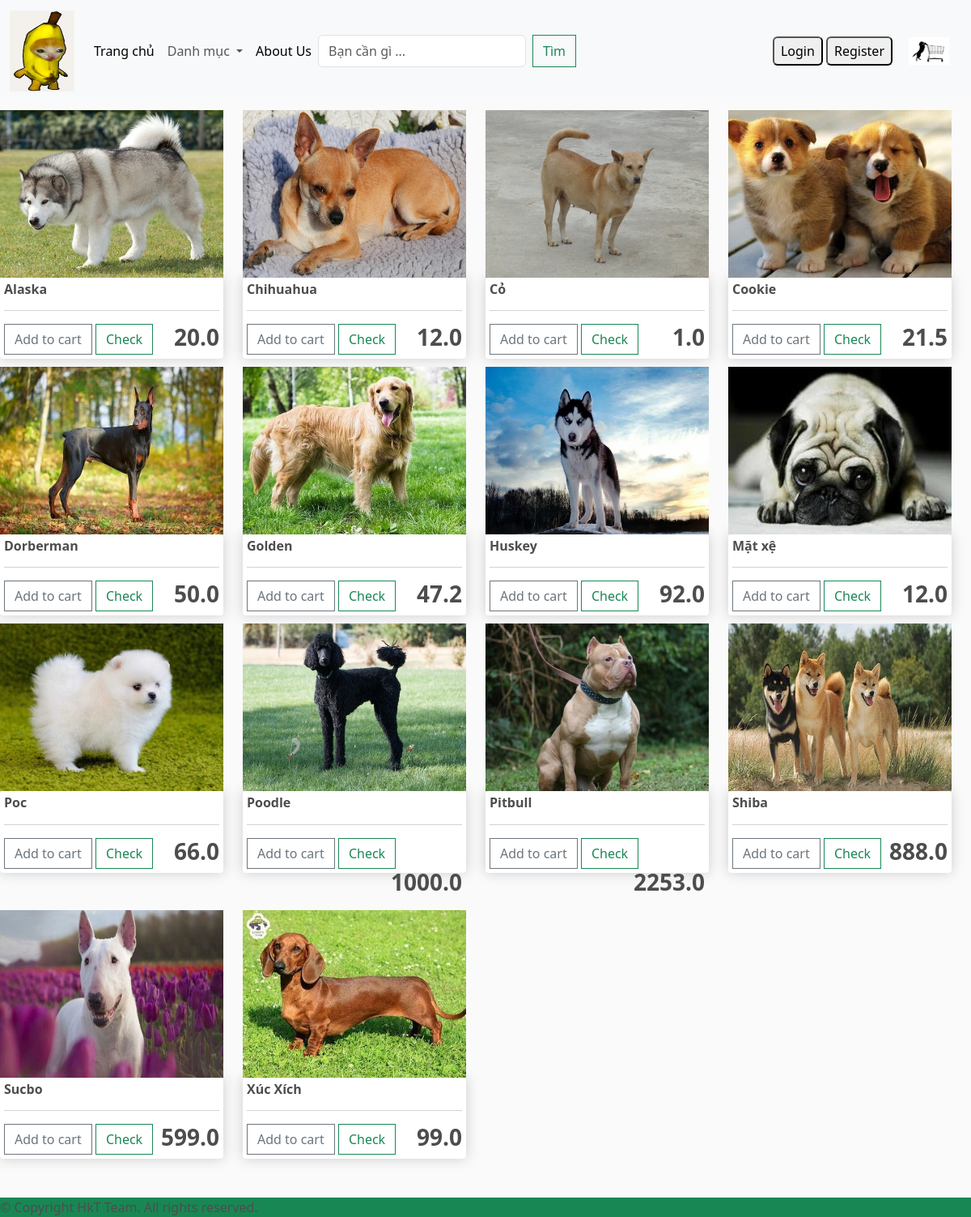
Screenshot of /category/?category=1 with the database file from the repository.
### app/models.py (models this page shows, shortened)
class Product(models.Model):
    category = models.ManyToManyField(Category,related_name='product')
    name = models.CharField(max_length=200, null=True)
    price = models.FloatField()
    digital = models.BooleanField(default=False, null=True, blank=False)
    image = models.ImageField(null=True, blank=True)
    detail = models.TextField(null=True, blank=True)

### app/views.py (the view)
# urls.py: path('category/', views.category, name="category"),
def category(request):
    categoreies = Category.objects.filter(is_sub =False)
    active_category = request.GET.get('category','')
    if active_category:
        products = Product.objects.filter(category__slug = active_category)
    context = {'categories':categoreies,'products':products,'active_category':active_category}
    return render(request,'app/category.html',context)

### app/templates/app/category.html (shortened to what this page needs)
{% extends 'app/base.html' %}
{% load static %}
    {% block register %}
    <div class="row" style="width:100%">
      {%for product in products %}
      <div class="col-lg-3">
        <img class="img-fluid" src="{{product.image.url}}" >
        <div class="box-element produt">
          <h6><strong>{{product.name}}</strong></h6>
          <hr>
          <button data-product={{product.id}} data-action = "add" class="btn btn-outline-secondary add-btn update-cart ">Add to cart</button>
          <a class="btn btn-outline-success" href="#">Check</a>
          <h3 style="display: inline-block; float: right"><strong>{{product.price}}</strong></h3>
        </div>
      </div>
      {% endfor %}
    </div>
    {% endblock register %}

### app/templates/app/base.html (shortened to what this page needs)
{% load static %}
<!DOCTYPE html>
<html lang="en">
<head>
    <link href="https://cdn.jsdelivr.net/npm/bootstrap@5.3.3/dist/css/bootstrap.min.css" rel="stylesheet">
    <link href="{% static 'app/css/all.min.css' %}" rel="stylesheet" />
    <link href="{% static 'app/css/owl.carousel.min.css' %}" rel="stylesheet" />
    <link href="{% static 'app/css/style.css' %}" rel="stylesheet" />
    <link rel="stylesheet" type="text/css" href="{% static 'app/css/main.css' %}">
</head>
<body>
    {% if not request.path == '/login/' %}
    <nav class="navbar navbar-expand-lg bg-body-tertiary">
      <div class="container-fluid">
        <a class="navbar-brand" href="{% url 'home' %}">
          <img src="{% static 'app/images/meo.png' %}" width="80" height="100" />
        </a>
        <div class="collapse navbar-collapse" id="navbarSupportedContent">
          <ul class="navbar-nav me-auto mb-2 mb-lg-0">
            <li class="nav-item">
              <a class="nav-link active" aria-current="page" href="{% url 'home' %}">Trang chủ</a>
            </li>
            <li class="nav-item dropdown">
              <a class="nav-link dropdown-toggle" href="#" role="button" data-bs-toggle="dropdown" aria-expanded="false">
                Danh mục
              </a>
            </li>
            <li class="nav-item">
              <a class="nav-link active" aria-current="page" href="{% url 'about' %}">About Us</a>
            </li>
            <form class="d-flex mr-auto" role="search" method="POST" action="{% url 'search' %}">
              <input class="form-control me-2" type="search" placeholder="Bạn cần gì ..." aria-label="Search" name="searched">
              <button class="btn btn-outline-success" type="submit">Tìm</button>
            </form>
          </ul>
        </div>
        <div class="flex items-center space-x-4">
          {% if request.user.is_authenticated %}
              <span class="text-gray-600">Xin chào {{request.user}}!!</span>
              <button onclick="window.location.href='{% url 'logout' %}'" class="bg-green-400 hover:bg-green-600 text-black font-bold py-1 px-2 rounded">Logout</button>
          {% else %}
              <div class="space-x-2">
                  <button onclick="window.location.href='{% url 'login' %}'" class="bg-green-400 hover:bg-green-600 text-black font-bold py-1 px-2 rounded">Login</button>
                  <button onclick="window.location.href='{% url 'register' %}'" class="bg-green-400 hover:bg-green-600 text-black font-bold py-1 px-2 rounded">Register</button>
              </div>
          {% endif %}
        </div>
        <div class="form-inline my-2 my-lg-0">
          <a href="{% url 'cart' %}">
            <img id="cart-icon" class="cart-image" src="{% static 'app/images/banner/5.jpg' %}" alt="Cart Image">
          </a>
        </div>
      </div>
    </nav>
    {% endif %}
    {% block register %}{% endblock register %}
    <br /><br /><br />
    <footer class="container-fluid bg-success text-rights fixed-bottom p-0 mt-0">
      © Copyright HkT Team. All rights reserved.
    </footer>
  </body>
</html>

### app/static/app/css/style.css (style rules this page uses)
* { margin: 0; padding: 0; box-sizing: border-box; }
body { background-color: hsl(0, 0%, 98%); color: hsl(0, 0%, 30%); }
h1, h2, h3, h4, h5, h6 { color: inherit; }
.box-element { box-shadow: 0 0 16px hsl(0, 0%, 80%); background-color: #fff; border-radius: 4px; padding: 5px; }
#cart-icon { width: 25px; display: inline-block; margin-left: 15px; }
.col-lg-3, .col-lg-4, .col-lg-6, .col-lg-8, .col-lg-12 { margin-top: 10px; }
.btn { border-radius: 0; }

### app/static/app/css/main.css (style rules this page uses)
body { background-color: hsl(0, 0%, 98%); }
h1, h2, h3, h4, h5, h6 { color: hsl(0, 0%, 30%); }
.box-element { box-shadow: hsl(0, 0%, 80%) 0 0 16px; background-color: #fff; border-radius: 4px; padding: 5px; }
#cart-icon { width: 50px; display: flex; margin-left: 20px; margin-right: 15px; }
.col-lg-3, .col-lg-4, .col-lg-6, .col-lg-8, .col-lg-12 { margin-top: 10px; }
.btn { border-radius: 0; }

### rows the page displays
Product: image (picture), name "Alaska", price "20.0"
Product: image (picture), name "Chihuahua", price "12.0"
Product: image (picture), name "Cỏ", price "1.0"
Product: image (picture), name "Cookie", price "21.5"
Product: image (picture), name "Dorberman", price "50.0"
Product: image (picture), name "Golden", price "47.2"
Product: image (picture), name "Huskey", price "92.0"
Product: image (picture), name "Mặt xệ", price "12.0"
Product: image (picture), name "Poc", price "66.0"
Product: image (picture), name "Poodle", price "1000.0"
Product: image (picture), name "Pitbull", price "2253.0"
Product: image (picture), name "Shiba", price "888.0"
Product: image (picture), name "Sucbo", price "599.0"
Product: image (picture), name "Xúc Xích", price "99.0"
